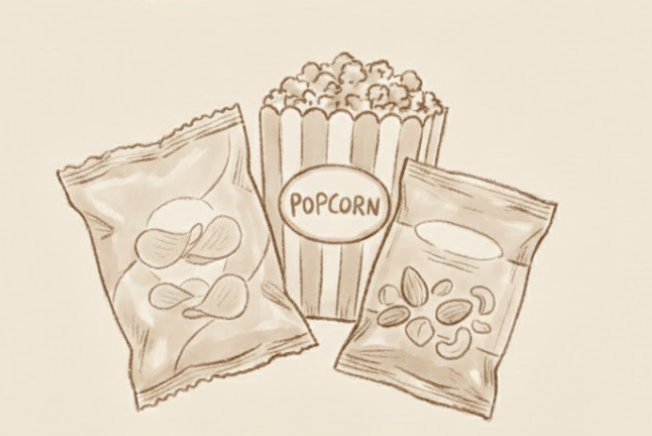
#> input picture png/add_food_icon_transparent.png, 652 x 436 px; its folder holds only this picture in this run
$ python remove_bg_all_objects.py add_food_icon_transparent.png
#> lines starting #> are read from the running program, lines starting #| are printed output that depends on the picture; after the words box and inside, x2 and y2 are one past the last pixel; in counts of white or black regions, pixels touching at a corner belong together
from __future__ import annotations

import argparse
import os
from pathlib import Path

import cv2
import numpy as np


def remove_background_keep_all_objects(
    image_path: str | os.PathLike,
    output_path: str | os.PathLike,
    *,
    threshold: int = 200,
    blur_ksize: int = 3,
    close_ksize: int = 3,
    min_area: int = 100,
) -> Path:
    """
    Remove white background while keeping all objects (spoon, fork, knife).
    Instead of using only the largest contour, we keep all significant contours.
    """
#> called with threshold = 200, blur_ksize = 3, close_ksize = 3, min_area = 100
    in_path = Path(image_path).expanduser()
    out_path = Path(output_path).expanduser()

    if not in_path.exists():
        raise FileNotFoundError(f"Input not found: {in_path}")

    img = cv2.imread(str(in_path), cv2.IMREAD_UNCHANGED)
#> img is the input picture: shape (436, 652, 4); mean B, G, R, A 200.4, 218.4, 230.6, 103
    if img is None:
        raise RuntimeError(f"Failed to read image: {in_path}")

    # Ensure BGRA
    if img.ndim == 2:
        img = cv2.cvtColor(img, cv2.COLOR_GRAY2BGRA)
    elif img.shape[2] == 3:
        img = cv2.cvtColor(img, cv2.COLOR_BGR2BGRA)
    elif img.shape[2] != 4:
        raise RuntimeError(f"Unsupported channel count: {img.shape}")

    gray = cv2.cvtColor(img, cv2.COLOR_BGRA2GRAY)
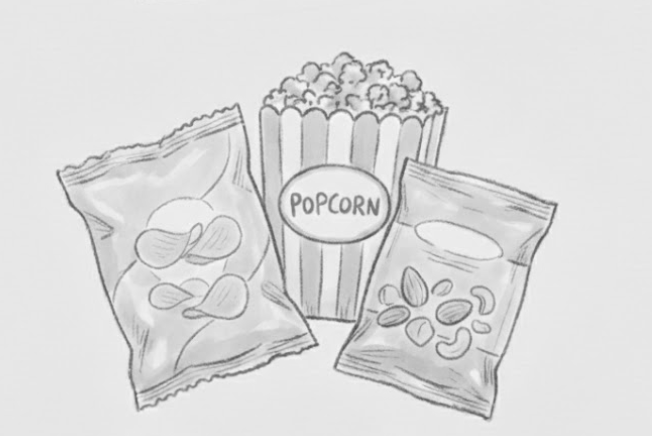
#> gray: shape (436, 652); min 77, max 248, mean 219.9

    if blur_ksize and blur_ksize >= 3:
        k = blur_ksize if blur_ksize % 2 == 1 else blur_ksize + 1
        gray = cv2.GaussianBlur(gray, (k, k), 0)

    # Dark lines -> white in thresh (binary inverse)
    _, thresh = cv2.threshold(gray, int(threshold), 255, cv2.THRESH_BINARY_INV)
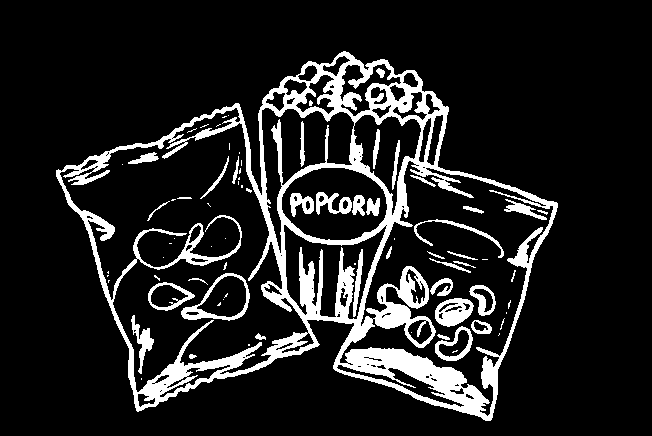
#> thresh: shape (436, 652); 13.3% white; 79 white regions (41 under 20 px), largest, box (x1, y1, x2, y2) and area: (56, 51, 558, 421) 30476, (435, 298, 474, 327) 708, (181, 273, 250, 321) 697

    if close_ksize and close_ksize >= 3:
        k = close_ksize if close_ksize % 2 == 1 else close_ksize + 1
        kernel = np.ones((k, k), np.uint8)
        thresh = cv2.morphologyEx(thresh, cv2.MORPH_CLOSE, kernel)
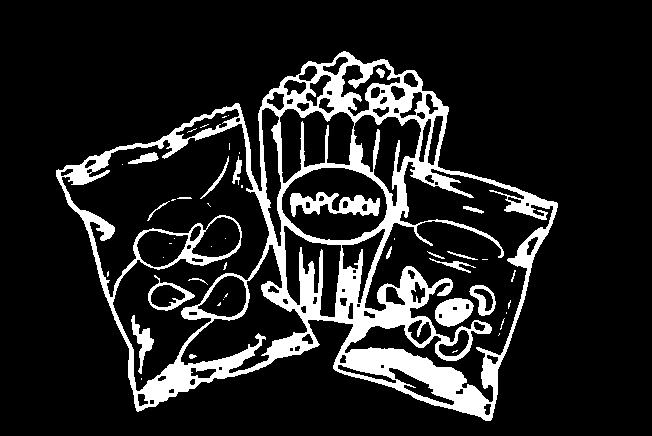
#> thresh: shape (436, 652); 14.1% white; 48 white regions (28 under 20 px)

    contours, _hier = cv2.findContours(thresh, cv2.RETR_EXTERNAL, cv2.CHAIN_APPROX_SIMPLE)
#> contours = 1 contour; box (x1, y1, x2, y2) and area: (56, 51, 558, 421) 113924
    if not contours:
        raise RuntimeError(
            "No contours detected. Try increasing threshold (e.g. 220) or adjusting morphology."
        )

    # Create mask with all significant contours (not just the largest)
    mask = np.zeros_like(gray, dtype=np.uint8)

    # Filter contours by area and fill them all
    for contour in contours:
        area = cv2.contourArea(contour)
        if area >= min_area:  # Only keep contours above minimum area
            cv2.drawContours(mask, [contour], -1, 255, thickness=cv2.FILLED)
#> this loop made 1 pass
#> area on pass 1: 113923.5
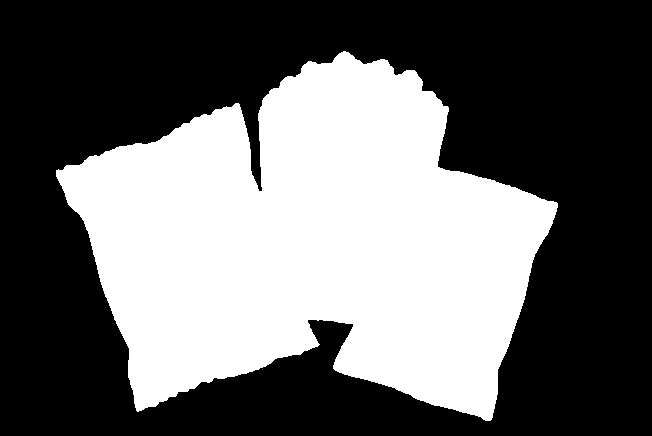
#> mask: shape (436, 652); 40.4% white; 1 white region, box (x1, y1, x2, y2) and area: (56, 51, 558, 421) 114771

    # Apply slight feathering to smooth edges
    mask = cv2.GaussianBlur(mask, (3, 3), 0)

    img[:, :, 3] = mask

    out_path.parent.mkdir(parents=True, exist_ok=True)
    ok = cv2.imwrite(str(out_path), img)
    if not ok:
        raise RuntimeError(f"Failed to write output: {out_path}")
    return out_path


def main() -> int:
    p = argparse.ArgumentParser(description="Remove white background while keeping all objects.")
    p.add_argument("input", help="Input image path (jpg/png)")
    p.add_argument(
        "-o",
        "--output",
        default=None,
        help="Output PNG path. Default: <input_stem>_transparent.png",
    )
    p.add_argument("--threshold", type=int, default=200, help="Threshold for dark outline detection")
    p.add_argument("--blur", type=int, default=3, help="Gaussian blur ksize (odd). 0 disables.")
    p.add_argument("--close", type=int, default=3, help="Morph close ksize (odd). 0 disables.")
    p.add_argument("--min-area", type=int, default=100, help="Minimum contour area to keep")
    args = p.parse_args()

    in_path = Path(args.input)
    out_path = Path(args.output) if args.output else in_path.with_name(f"{in_path.stem}_transparent.png")

    out = remove_background_keep_all_objects(
        in_path,
        out_path,
        threshold=args.threshold,
        blur_ksize=args.blur,
        close_ksize=args.close,
        min_area=args.min_area,
    )
    print(f"✅ Saved: {out}")
    return 0


if __name__ == "__main__":
    raise SystemExit(main())
#> (the program exits here)
